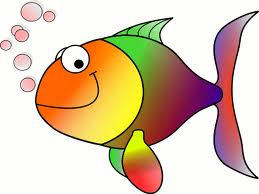
#> input picture Labs/Lab2/HappyFish.jpg, 259 x 194 px
$ python main2.py
#> lines starting #> are read from the running program, lines starting #| are printed output that depends on the picture; after the words box and inside, x2 and y2 are one past the last pixel; in counts of white or black regions, pixels touching at a corner belong together
import cv2
import numpy as np

# Read the image in grayscale
image = cv2.imread('HappyFish.jpg', cv2.IMREAD_GRAYSCALE)
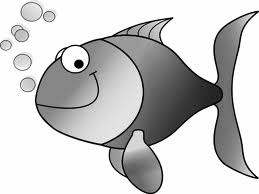
#> image: shape (194, 259); min 0, max 255, mean 200.4

# Apply binary thresholding to convert the image into a black-and-white format
_, binary = cv2.threshold(image, 127, 255, cv2.THRESH_BINARY_INV)
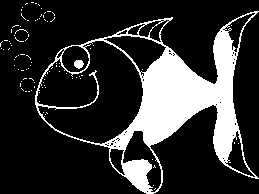
#> binary: shape (194, 259); 19.9% white; 94 white regions (92 under 20 px), largest, box (x1, y1, x2, y2) and area: (35, 11, 259, 194) 9704, (74, 60, 84, 69) 68

# Create a mask for flood fill operation
h, w = binary.shape
#> h = 194; w = 259
mask = np.zeros((h+2, w+2), np.uint8)

# Copy the binary image to apply flood fill
flood_fill = binary.copy()

# Perform the flood fill operation starting from the top-left corner (assuming the background is black)
cv2.floodFill(flood_fill, mask, (0, 0), 255)
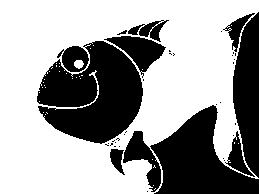
#> flood_fill: shape (194, 259); 61.7% white; 38 black regions (27 under 20 px), largest, box (x1, y1, x2, y2) and area: (37, 41, 143, 144) 7153, (150, 105, 259, 194) 5068, (233, 12, 259, 178) 3086

# Invert the flood-filled image to obtain only the filled interior of the contour
flood_fill_inv = cv2.bitwise_not(flood_fill)

# Combine the original binary image with the inverted flood-filled image to get the fully filled contour
filled_image = binary | flood_fill_inv
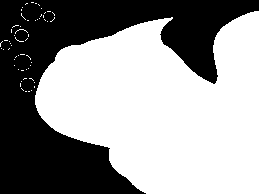
#> filled_image: shape (194, 259); 58.2% white; 1 black region, box (x1, y1, x2, y2) and area: (0, 0, 259, 194) 21006

# Display the result
cv2.imshow("Filled Contour", filled_image)
cv2.waitKey(0)
cv2.destroyAllWindows()
